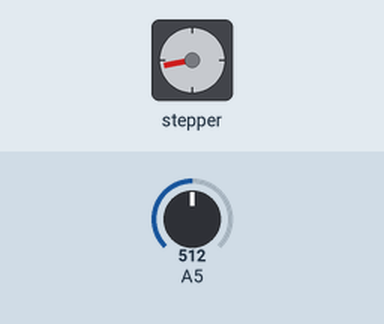
Simulated run of this sketch. Board: Arduino Uno, built with avr-gcc and run on an emulated ATmega328P. Shown: stepper motor. Wiring (inferred from the names in the program): stepper motor driver (200 steps per turn assumed): step pin 3; direction pin 2; enable pin 4. The inputs (shaded band) are chosen by the test bench; at power-on: A5 = 512. What the sketch prints to the serial monitor is not drawn.

Above: at 1.2 s.
1.3 s: A5 set to 716
At 1.65 s:
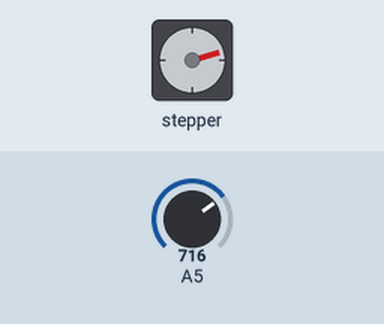
4.3 s: A5 set to 511
At 4.66 s:
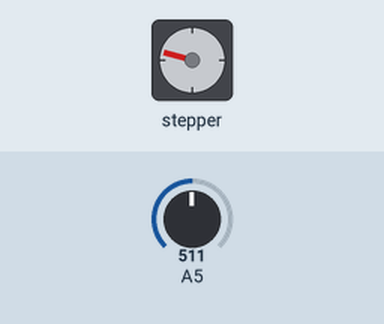
Timing chart, 0 to 19.3 s (numbered marks = the images above; inputs shaded):
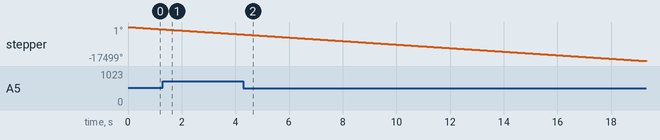

The sketch:

halleffectcalibration.ino
```cpp
byte EN = 4;
byte STEP = 3;
byte DIR = 2;
void setup()
{
  pinMode(19, INPUT);
  pinMode(18, INPUT);
  digitalWrite(19, LOW);
  digitalWrite(18, LOW);

  pinMode(EN, OUTPUT);//motor enable
  pinMode(STEP, OUTPUT);//step
  pinMode(DIR, OUTPUT);//DIR
  digitalWrite(EN, HIGH);

  Serial.begin(115200);
  Serial.setTimeout(20);
}
int tempvar =0;
void loop()
{
  motor(1,0);
  tempvar = analogRead(A5);
  tempvar = map(tempvar, 370, 650, 0, 1023);
  Serial.println(tempvar);
  //delay(2);

}

void motor(int steps, byte direct)
{
  digitalWrite(DIR, direct);
  digitalWrite(EN, LOW);
  for(int i = 0; i < steps; i++)
  {
    digitalWrite(STEP, HIGH);
    delayMicroseconds(800);
    digitalWrite(STEP, LOW);
    delayMicroseconds(800);
  }
}
```
